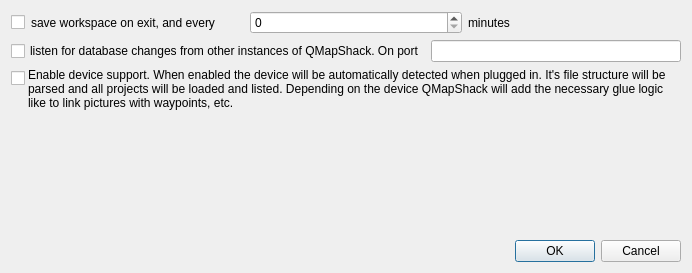
<?xml version="1.0" encoding="UTF-8"?>
<ui version="4.0">
 <class>ISetupWorkspace</class>
 <widget class="QDialog" name="ISetupWorkspace">
  <property name="geometry">
   <rect>
    <x>0</x>
    <y>0</y>
    <width>692</width>
    <height>273</height>
   </rect>
  </property>
  <property name="windowTitle">
   <string>Setup workspace...</string>
  </property>
  <layout class="QVBoxLayout" name="verticalLayout_3">
   <item>
    <layout class="QHBoxLayout" name="horizontalLayout">
     <item>
      <widget class="QCheckBox" name="checkSaveOnExit">
       <property name="sizePolicy">
        <sizepolicy hsizetype="Maximum" vsizetype="Fixed">
         <horstretch>0</horstretch>
         <verstretch>0</verstretch>
        </sizepolicy>
       </property>
       <property name="text">
        <string/>
       </property>
      </widget>
     </item>
     <item>
      <widget class="QLabel" name="label_4">
       <property name="text">
        <string>save workspace on exit, and every</string>
       </property>
      </widget>
     </item>
     <item>
      <widget class="QSpinBox" name="spinSaveEvery"/>
     </item>
     <item>
      <widget class="QLabel" name="label_2">
       <property name="text">
        <string>minutes</string>
       </property>
      </widget>
     </item>
    </layout>
   </item>
   <item>
    <layout class="QHBoxLayout" name="horizontalLayout_2">
     <item>
      <widget class="QCheckBox" name="checkDbUpdate">
       <property name="text">
        <string>listen for database changes from other instances of QMapShack. On port</string>
       </property>
      </widget>
     </item>
     <item>
      <widget class="QLineEdit" name="linePort">
       <property name="inputMask">
        <string>00000</string>
       </property>
      </widget>
     </item>
    </layout>
   </item>
   <item>
    <layout class="QHBoxLayout" name="horizontalLayout_3">
     <property name="spacing">
      <number>3</number>
     </property>
     <item>
      <layout class="QVBoxLayout" name="verticalLayout">
       <property name="spacing">
        <number>0</number>
       </property>
       <property name="topMargin">
        <number>3</number>
       </property>
       <item>
        <widget class="QCheckBox" name="checkDeviceSupport">
         <property name="sizePolicy">
          <sizepolicy hsizetype="Maximum" vsizetype="Fixed">
           <horstretch>0</horstretch>
           <verstretch>0</verstretch>
          </sizepolicy>
         </property>
         <property name="text">
          <string/>
         </property>
        </widget>
       </item>
       <item>
        <spacer name="verticalSpacer_2">
         <property name="orientation">
          <enum>Qt::Orientation::Vertical</enum>
         </property>
         <property name="sizeHint" stdset="0">
          <size>
           <width>5</width>
           <height>40</height>
          </size>
         </property>
        </spacer>
       </item>
      </layout>
     </item>
     <item>
      <widget class="QLabel" name="label">
       <property name="sizePolicy">
        <sizepolicy hsizetype="MinimumExpanding" vsizetype="Preferred">
         <horstretch>0</horstretch>
         <verstretch>0</verstretch>
        </sizepolicy>
       </property>
       <property name="text">
        <string>Enable device support. When enabled the device will be automatically detected when plugged in. It's file structure will be parsed and all projects will be loaded and listed. Depending on the device QMapShack will add the necessary glue logic like to link pictures with waypoints, etc.</string>
       </property>
       <property name="alignment">
        <set>Qt::AlignmentFlag::AlignLeading|Qt::AlignmentFlag::AlignLeft|Qt::AlignmentFlag::AlignTop</set>
       </property>
       <property name="wordWrap">
        <bool>true</bool>
       </property>
      </widget>
     </item>
    </layout>
   </item>
   <item>
    <spacer name="verticalSpacer">
     <property name="orientation">
      <enum>Qt::Orientation::Vertical</enum>
     </property>
     <property name="sizeHint" stdset="0">
      <size>
       <width>20</width>
       <height>40</height>
      </size>
     </property>
    </spacer>
   </item>
   <item>
    <widget class="QDialogButtonBox" name="buttonBox">
     <property name="orientation">
      <enum>Qt::Orientation::Horizontal</enum>
     </property>
     <property name="standardButtons">
      <set>QDialogButtonBox::StandardButton::Cancel|QDialogButtonBox::StandardButton::Ok</set>
     </property>
    </widget>
   </item>
  </layout>
 </widget>
 <resources/>
 <connections>
  <connection>
   <sender>buttonBox</sender>
   <signal>accepted()</signal>
   <receiver>ISetupWorkspace</receiver>
   <slot>accept()</slot>
   <hints>
    <hint type="sourcelabel">
     <x>227</x>
     <y>91</y>
    </hint>
    <hint type="destinationlabel">
     <x>157</x>
     <y>111</y>
    </hint>
   </hints>
  </connection>
  <connection>
   <sender>buttonBox</sender>
   <signal>rejected()</signal>
   <receiver>ISetupWorkspace</receiver>
   <slot>reject()</slot>
   <hints>
    <hint type="sourcelabel">
     <x>295</x>
     <y>97</y>
    </hint>
    <hint type="destinationlabel">
     <x>286</x>
     <y>111</y>
    </hint>
   </hints>
  </connection>
 </connections>
</ui>
